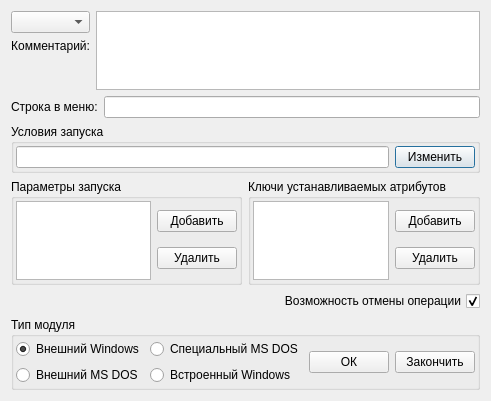
<?xml version="1.0" encoding="UTF-8"?>
<ui version="4.0">
 <class>ChangeModDialog</class>
 <widget class="QDialog" name="ChangeModDialog">
  <property name="geometry">
   <rect>
    <x>0</x>
    <y>0</y>
    <width>478</width>
    <height>401</height>
   </rect>
  </property>
  <property name="windowTitle">
   <string>Dialog</string>
  </property>
  <layout class="QVBoxLayout" name="verticalLayout_3">
   <item>
    <layout class="QVBoxLayout" name="verticalLayout">
     <item>
      <layout class="QHBoxLayout" name="horizontalLayout">
       <item>
        <layout class="QVBoxLayout" name="verticalLayout_2">
         <item>
          <widget class="QComboBox" name="comboBox"/>
         </item>
         <item>
          <widget class="QLabel" name="label">
           <property name="text">
            <string>Комментарий:</string>
           </property>
           <property name="alignment">
            <set>Qt::AlignRight|Qt::AlignTop|Qt::AlignTrailing</set>
           </property>
          </widget>
         </item>
        </layout>
       </item>
       <item>
        <widget class="QTextEdit" name="textComment"/>
       </item>
      </layout>
     </item>
     <item>
      <layout class="QHBoxLayout" name="horizontalLayout_2">
       <item>
        <widget class="QLabel" name="label_2">
         <property name="text">
          <string>Строка в меню:</string>
         </property>
        </widget>
       </item>
       <item>
        <widget class="QLineEdit" name="lineMenu"/>
       </item>
      </layout>
     </item>
     <item>
      <widget class="QGroupBox" name="groupBox">
       <property name="title">
        <string>Условия запуска</string>
       </property>
       <layout class="QHBoxLayout" name="horizontalLayout_4">
        <property name="leftMargin">
         <number>2</number>
        </property>
        <property name="topMargin">
         <number>2</number>
        </property>
        <property name="rightMargin">
         <number>2</number>
        </property>
        <property name="bottomMargin">
         <number>2</number>
        </property>
        <item>
         <widget class="QLineEdit" name="lineLaunchConditions"/>
        </item>
        <item>
         <widget class="QPushButton" name="pushButton">
          <property name="text">
           <string>Изменить</string>
          </property>
         </widget>
        </item>
       </layout>
      </widget>
     </item>
     <item>
      <layout class="QHBoxLayout" name="horizontalLayout_5">
       <item>
        <widget class="QGroupBox" name="groupBox_3">
         <property name="title">
          <string>Параметры запуска</string>
         </property>
         <layout class="QHBoxLayout" name="horizontalLayout_7">
          <property name="leftMargin">
           <number>2</number>
          </property>
          <property name="topMargin">
           <number>2</number>
          </property>
          <property name="rightMargin">
           <number>2</number>
          </property>
          <property name="bottomMargin">
           <number>2</number>
          </property>
          <item>
           <widget class="QListWidget" name="listLaunchParams"/>
          </item>
          <item>
           <layout class="QVBoxLayout" name="verticalLayout_5">
            <item>
             <widget class="QPushButton" name="addButton">
              <property name="text">
               <string>Добавить</string>
              </property>
             </widget>
            </item>
            <item>
             <widget class="QPushButton" name="deleteButton">
              <property name="text">
               <string>Удалить</string>
              </property>
             </widget>
            </item>
           </layout>
          </item>
         </layout>
        </widget>
       </item>
       <item>
        <widget class="QGroupBox" name="groupBox_2">
         <property name="title">
          <string>Ключи устанавливаемых атрибутов</string>
         </property>
         <layout class="QHBoxLayout" name="horizontalLayout_6">
          <property name="leftMargin">
           <number>2</number>
          </property>
          <property name="topMargin">
           <number>2</number>
          </property>
          <property name="rightMargin">
           <number>2</number>
          </property>
          <property name="bottomMargin">
           <number>2</number>
          </property>
          <item>
           <widget class="QListWidget" name="listAttrKeys"/>
          </item>
          <item>
           <layout class="QVBoxLayout" name="verticalLayout_4">
            <item>
             <widget class="QPushButton" name="addButton2">
              <property name="text">
               <string>Добавить</string>
              </property>
             </widget>
            </item>
            <item>
             <widget class="QPushButton" name="deleteButton2">
              <property name="text">
               <string>Удалить</string>
              </property>
             </widget>
            </item>
           </layout>
          </item>
         </layout>
        </widget>
       </item>
      </layout>
     </item>
     <item>
      <widget class="QCheckBox" name="checkBox">
       <property name="acceptDrops">
        <bool>false</bool>
       </property>
       <property name="layoutDirection">
        <enum>Qt::RightToLeft</enum>
       </property>
       <property name="autoFillBackground">
        <bool>false</bool>
       </property>
       <property name="text">
        <string>Возможность отмены операции</string>
       </property>
       <property name="checked">
        <bool>true</bool>
       </property>
      </widget>
     </item>
     <item>
      <layout class="QHBoxLayout" name="horizontalLayout_3">
       <item>
        <widget class="QGroupBox" name="groupBox_4">
         <property name="title">
          <string>Тип модуля</string>
         </property>
         <layout class="QHBoxLayout" name="horizontalLayout_8">
          <property name="leftMargin">
           <number>2</number>
          </property>
          <property name="topMargin">
           <number>2</number>
          </property>
          <property name="rightMargin">
           <number>2</number>
          </property>
          <property name="bottomMargin">
           <number>2</number>
          </property>
          <item>
           <layout class="QVBoxLayout" name="verticalLayout_10">
            <item>
             <widget class="QRadioButton" name="radioButton">
              <property name="text">
               <string>Внешний Windows</string>
              </property>
              <property name="checked">
               <bool>true</bool>
              </property>
             </widget>
            </item>
            <item>
             <widget class="QRadioButton" name="radioButton_2">
              <property name="text">
               <string>Внешний MS DOS</string>
              </property>
             </widget>
            </item>
           </layout>
          </item>
          <item>
           <layout class="QVBoxLayout" name="verticalLayout_9">
            <item>
             <widget class="QRadioButton" name="radioButton_3">
              <property name="text">
               <string>Специальный MS DOS</string>
              </property>
             </widget>
            </item>
            <item>
             <widget class="QRadioButton" name="radioButton_4">
              <property name="text">
               <string>Встроенный Windows</string>
              </property>
             </widget>
            </item>
           </layout>
          </item>
          <item>
           <spacer name="horizontalSpacer_2">
            <property name="orientation">
             <enum>Qt::Horizontal</enum>
            </property>
            <property name="sizeHint" stdset="0">
             <size>
              <width>40</width>
              <height>20</height>
             </size>
            </property>
           </spacer>
          </item>
          <item>
           <widget class="QPushButton" name="okButton">
            <property name="text">
             <string>ОК</string>
            </property>
           </widget>
          </item>
          <item>
           <spacer name="horizontalSpacer">
            <property name="orientation">
             <enum>Qt::Horizontal</enum>
            </property>
            <property name="sizeHint" stdset="0">
             <size>
              <width>40</width>
              <height>20</height>
             </size>
            </property>
           </spacer>
          </item>
          <item>
           <widget class="QPushButton" name="closeButton">
            <property name="text">
             <string>Закончить</string>
            </property>
           </widget>
          </item>
          <item>
           <spacer name="horizontalSpacer_3">
            <property name="orientation">
             <enum>Qt::Horizontal</enum>
            </property>
            <property name="sizeHint" stdset="0">
             <size>
              <width>40</width>
              <height>20</height>
             </size>
            </property>
           </spacer>
          </item>
         </layout>
        </widget>
       </item>
      </layout>
     </item>
    </layout>
   </item>
  </layout>
 </widget>
 <resources/>
 <connections/>
</ui>
